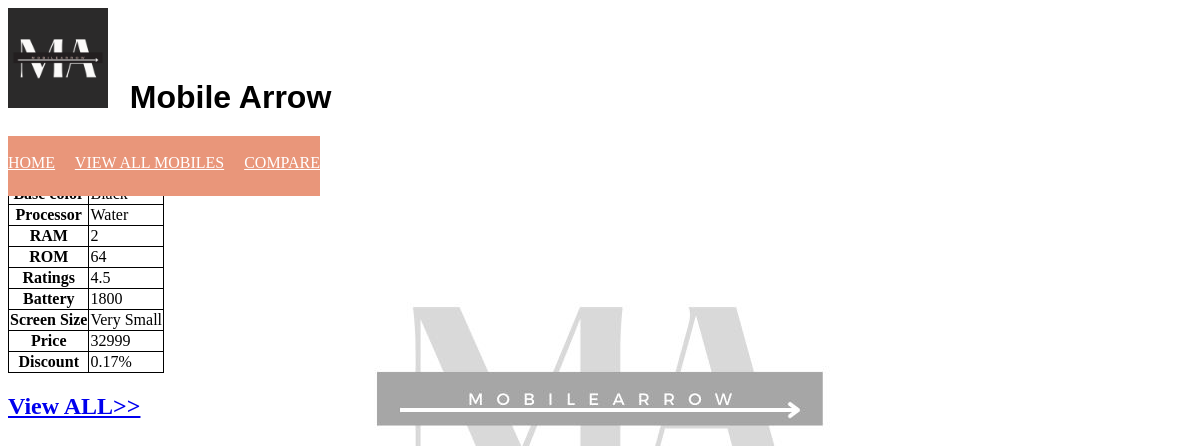
/mobile/1, run on the app's committed database.
### mobile/models.py (models this page shows, shortened)
class Mobile(models.Model):                #each class is going to be its own table in the DB
    Sno=models.CharField(max_length=100)
    brand=models.CharField(max_length=100)
    model=models.CharField(max_length=100)
    base_color=models.CharField(max_length=100)
    processor=models.CharField(max_length=100)
    screen_size=models.CharField(max_length=100)
    ROM=models.CharField(max_length=100)
    RAM=models.CharField(max_length=100)
    display_size=models.CharField(max_length=100)
    num_rear_camera=models.CharField(max_length=100)
    num_front_camera=models.CharField(max_length=100)
    battery_capacity=models.CharField(max_length=100)
    ratings=models.CharField(max_length=100)
    num_of_ratings=models.CharField(max_length=100)
    sales_price=models.CharField(max_length=100)
    discount_percent=models.CharField(max_length=100)
    sales=models.CharField(max_length=100)
    units_sold=models.CharField(max_length=100)
    brand=models.CharField(max_length=100)

### mobile/views.py (the view)
# urls.py: path('mobile/<int:pk>',MobileDetailView.as_view(),name='mobile-detail'),
class MobileDetailView(DetailView):
    model=Mobile

### mobile/templates/mobile/mobile_detail.html (shortened to what this page needs)
{% extends "mobile/base.html" %}
{% block content %}
<h1>
</h1>
<table>
    <tr>
        <th>Base color</th>
        <td>{{object.base_color}}</td>
    </tr>
    <tr>
        <th>Processor</th>
        <td>{{object.processor}}</td>
    </tr>
    <tr>
        <th>RAM</th>
        <td>{{object.RAM}}</td>
    </tr>
    <tr>
        <th>ROM</th>
        <td>{{object.ROM}}</td>
    </tr>
    <tr>
        <th>Ratings</th>
        <td>{{object.ratings}}</td>
    </tr>
    <tr>
        <th>Battery</th>
        <td>{{object.battery_capacity}}</td>
    </tr>
    <tr>
        <th>Screen Size</th>
        <td>{{object.screen_size}}</td>
    </tr>
    <tr>
        <th>Price</th>
        <td>{{object.sales_price}}</td>
    </tr>
    <tr>
        <th>Discount</th>
        <td>{{object.discount_percent}}%</td>
    </tr>
</table>
        <h2><a class="article-title" href="/viewall/">View ALL>></a></h2>
{% endblock content %}

### mobile/static/mobile/style.css (style rules this page uses)
table, th, td { border: 1px solid black; border-collapse: collapse; }

### data on the page
Mobile: processor "Water", RAM "2", ROM "64", ratings "4.5", battery_capacity "1800", screen_size "Very Small", sales_price "32999", discount_percent "0.17"
